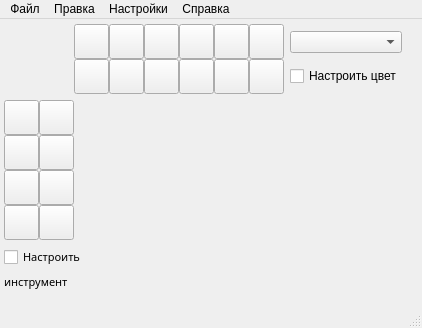
<?xml version="1.0" encoding="UTF-8"?>
<ui version="4.0">
 <class>MainWindow</class>
 <widget class="QMainWindow" name="MainWindow">
  <property name="geometry">
   <rect>
    <x>0</x>
    <y>0</y>
    <width>422</width>
    <height>328</height>
   </rect>
  </property>
  <property name="minimumSize">
   <size>
    <width>422</width>
    <height>328</height>
   </size>
  </property>
  <property name="windowTitle">
   <string>MainWindow</string>
  </property>
  <widget class="QWidget" name="centralwidget">
   <layout class="QFormLayout" name="formLayout_2">
    <property name="sizeConstraint">
     <enum>QLayout::SetDefaultConstraint</enum>
    </property>
    <property name="leftMargin">
     <number>4</number>
    </property>
    <property name="topMargin">
     <number>5</number>
    </property>
    <item row="1" column="0">
     <layout class="QHBoxLayout" name="horizontalLayout">
      <item>
       <spacer name="horizontalSpacer">
        <property name="orientation">
         <enum>Qt::Horizontal</enum>
        </property>
        <property name="sizeHint" stdset="0">
         <size>
          <width>70</width>
          <height>20</height>
         </size>
        </property>
       </spacer>
      </item>
      <item>
       <layout class="QGridLayout" name="gridLayout_2">
        <property name="sizeConstraint">
         <enum>QLayout::SetDefaultConstraint</enum>
        </property>
        <property name="spacing">
         <number>0</number>
        </property>
        <item row="1" column="3">
         <widget class="QPushButton" name="pushButton_19">
          <property name="minimumSize">
           <size>
            <width>35</width>
            <height>35</height>
           </size>
          </property>
          <property name="maximumSize">
           <size>
            <width>35</width>
            <height>35</height>
           </size>
          </property>
          <property name="text">
           <string/>
          </property>
          <attribute name="buttonGroup">
           <string notr="true">buttonGroup</string>
          </attribute>
         </widget>
        </item>
        <item row="0" column="4">
         <widget class="QPushButton" name="pushButton_18">
          <property name="minimumSize">
           <size>
            <width>35</width>
            <height>35</height>
           </size>
          </property>
          <property name="maximumSize">
           <size>
            <width>35</width>
            <height>35</height>
           </size>
          </property>
          <property name="text">
           <string/>
          </property>
          <attribute name="buttonGroup">
           <string notr="true">buttonGroup</string>
          </attribute>
         </widget>
        </item>
        <item row="0" column="5">
         <widget class="QPushButton" name="pushButton_16">
          <property name="minimumSize">
           <size>
            <width>35</width>
            <height>35</height>
           </size>
          </property>
          <property name="maximumSize">
           <size>
            <width>35</width>
            <height>35</height>
           </size>
          </property>
          <property name="text">
           <string/>
          </property>
          <attribute name="buttonGroup">
           <string notr="true">buttonGroup</string>
          </attribute>
         </widget>
        </item>
        <item row="1" column="5">
         <widget class="QPushButton" name="pushButton_15">
          <property name="minimumSize">
           <size>
            <width>35</width>
            <height>35</height>
           </size>
          </property>
          <property name="maximumSize">
           <size>
            <width>35</width>
            <height>35</height>
           </size>
          </property>
          <property name="text">
           <string/>
          </property>
          <attribute name="buttonGroup">
           <string notr="true">buttonGroup</string>
          </attribute>
         </widget>
        </item>
        <item row="0" column="3">
         <widget class="QPushButton" name="pushButton_20">
          <property name="minimumSize">
           <size>
            <width>35</width>
            <height>35</height>
           </size>
          </property>
          <property name="maximumSize">
           <size>
            <width>35</width>
            <height>35</height>
           </size>
          </property>
          <property name="text">
           <string/>
          </property>
          <attribute name="buttonGroup">
           <string notr="true">buttonGroup</string>
          </attribute>
         </widget>
        </item>
        <item row="1" column="4">
         <widget class="QPushButton" name="pushButton_17">
          <property name="minimumSize">
           <size>
            <width>35</width>
            <height>35</height>
           </size>
          </property>
          <property name="maximumSize">
           <size>
            <width>35</width>
            <height>35</height>
           </size>
          </property>
          <property name="text">
           <string/>
          </property>
          <attribute name="buttonGroup">
           <string notr="true">buttonGroup</string>
          </attribute>
         </widget>
        </item>
        <item row="1" column="0">
         <widget class="QPushButton" name="pushButton_11">
          <property name="minimumSize">
           <size>
            <width>35</width>
            <height>35</height>
           </size>
          </property>
          <property name="maximumSize">
           <size>
            <width>35</width>
            <height>35</height>
           </size>
          </property>
          <property name="text">
           <string/>
          </property>
          <property name="default">
           <bool>false</bool>
          </property>
          <attribute name="buttonGroup">
           <string notr="true">buttonGroup</string>
          </attribute>
         </widget>
        </item>
        <item row="1" column="1">
         <widget class="QPushButton" name="pushButton_12">
          <property name="minimumSize">
           <size>
            <width>35</width>
            <height>35</height>
           </size>
          </property>
          <property name="maximumSize">
           <size>
            <width>35</width>
            <height>35</height>
           </size>
          </property>
          <property name="text">
           <string/>
          </property>
          <attribute name="buttonGroup">
           <string notr="true">buttonGroup</string>
          </attribute>
         </widget>
        </item>
        <item row="0" column="1">
         <widget class="QPushButton" name="pushButton_10">
          <property name="minimumSize">
           <size>
            <width>35</width>
            <height>35</height>
           </size>
          </property>
          <property name="maximumSize">
           <size>
            <width>35</width>
            <height>35</height>
           </size>
          </property>
          <property name="text">
           <string/>
          </property>
          <attribute name="buttonGroup">
           <string notr="true">buttonGroup</string>
          </attribute>
         </widget>
        </item>
        <item row="0" column="0">
         <widget class="QPushButton" name="pushButton_9">
          <property name="minimumSize">
           <size>
            <width>35</width>
            <height>35</height>
           </size>
          </property>
          <property name="maximumSize">
           <size>
            <width>35</width>
            <height>35</height>
           </size>
          </property>
          <property name="text">
           <string/>
          </property>
          <attribute name="buttonGroup">
           <string notr="true">buttonGroup</string>
          </attribute>
         </widget>
        </item>
        <item row="0" column="2">
         <widget class="QPushButton" name="pushButton_13">
          <property name="minimumSize">
           <size>
            <width>35</width>
            <height>35</height>
           </size>
          </property>
          <property name="maximumSize">
           <size>
            <width>35</width>
            <height>35</height>
           </size>
          </property>
          <property name="text">
           <string/>
          </property>
          <attribute name="buttonGroup">
           <string notr="true">buttonGroup</string>
          </attribute>
         </widget>
        </item>
        <item row="1" column="2">
         <widget class="QPushButton" name="pushButton_14">
          <property name="minimumSize">
           <size>
            <width>35</width>
            <height>35</height>
           </size>
          </property>
          <property name="maximumSize">
           <size>
            <width>35</width>
            <height>35</height>
           </size>
          </property>
          <property name="text">
           <string/>
          </property>
          <attribute name="buttonGroup">
           <string notr="true">buttonGroup</string>
          </attribute>
         </widget>
        </item>
       </layout>
      </item>
      <item>
       <layout class="QVBoxLayout" name="verticalLayout_2">
        <item>
         <widget class="QComboBox" name="choose_pallete"/>
        </item>
        <item>
         <widget class="QCheckBox" name="choosing_color">
          <property name="text">
           <string>Настроить цвет</string>
          </property>
          <property name="checked">
           <bool>false</bool>
          </property>
         </widget>
        </item>
       </layout>
      </item>
     </layout>
    </item>
    <item row="2" column="0">
     <layout class="QGridLayout" name="gridLayout">
      <property name="topMargin">
       <number>0</number>
      </property>
      <property name="spacing">
       <number>0</number>
      </property>
      <item row="0" column="0">
       <widget class="QPushButton" name="brush_button">
        <property name="minimumSize">
         <size>
          <width>35</width>
          <height>35</height>
         </size>
        </property>
        <property name="maximumSize">
         <size>
          <width>35</width>
          <height>35</height>
         </size>
        </property>
        <property name="text">
         <string/>
        </property>
        <property name="tool" stdset="0">
         <string notr="true">brush</string>
        </property>
        <attribute name="buttonGroup">
         <string notr="true">buttonGroup_2</string>
        </attribute>
       </widget>
      </item>
      <item row="0" column="1">
       <widget class="QPushButton" name="eraser_button">
        <property name="minimumSize">
         <size>
          <width>35</width>
          <height>35</height>
         </size>
        </property>
        <property name="maximumSize">
         <size>
          <width>35</width>
          <height>35</height>
         </size>
        </property>
        <property name="text">
         <string/>
        </property>
        <property name="tool" stdset="0">
         <string notr="true">eraser</string>
        </property>
        <attribute name="buttonGroup">
         <string notr="true">buttonGroup_2</string>
        </attribute>
       </widget>
      </item>
      <item row="1" column="0">
       <widget class="QPushButton" name="bucket_button">
        <property name="minimumSize">
         <size>
          <width>35</width>
          <height>35</height>
         </size>
        </property>
        <property name="maximumSize">
         <size>
          <width>35</width>
          <height>35</height>
         </size>
        </property>
        <property name="text">
         <string/>
        </property>
        <property name="tool" stdset="0">
         <string notr="true">bucket</string>
        </property>
        <attribute name="buttonGroup">
         <string notr="true">buttonGroup_2</string>
        </attribute>
       </widget>
      </item>
      <item row="2" column="1">
       <widget class="QPushButton" name="circle_button">
        <property name="minimumSize">
         <size>
          <width>35</width>
          <height>35</height>
         </size>
        </property>
        <property name="maximumSize">
         <size>
          <width>35</width>
          <height>35</height>
         </size>
        </property>
        <property name="text">
         <string/>
        </property>
        <property name="tool" stdset="0">
         <string notr="true">circle</string>
        </property>
        <attribute name="buttonGroup">
         <string notr="true">buttonGroup_2</string>
        </attribute>
       </widget>
      </item>
      <item row="3" column="1">
       <widget class="QPushButton" name="rectangle_button">
        <property name="minimumSize">
         <size>
          <width>35</width>
          <height>35</height>
         </size>
        </property>
        <property name="maximumSize">
         <size>
          <width>35</width>
          <height>35</height>
         </size>
        </property>
        <property name="text">
         <string/>
        </property>
        <property name="tool" stdset="0">
         <string notr="true">rectangle</string>
        </property>
        <attribute name="buttonGroup">
         <string notr="true">buttonGroup_2</string>
        </attribute>
       </widget>
      </item>
      <item row="3" column="0">
       <widget class="QPushButton" name="triangle_button">
        <property name="minimumSize">
         <size>
          <width>35</width>
          <height>35</height>
         </size>
        </property>
        <property name="maximumSize">
         <size>
          <width>35</width>
          <height>35</height>
         </size>
        </property>
        <property name="text">
         <string/>
        </property>
        <property name="tool" stdset="0">
         <string notr="true">triangle</string>
        </property>
        <attribute name="buttonGroup">
         <string notr="true">buttonGroup_2</string>
        </attribute>
       </widget>
      </item>
      <item row="2" column="0">
       <widget class="QPushButton" name="pipette_button">
        <property name="minimumSize">
         <size>
          <width>35</width>
          <height>35</height>
         </size>
        </property>
        <property name="maximumSize">
         <size>
          <width>35</width>
          <height>35</height>
         </size>
        </property>
        <property name="text">
         <string/>
        </property>
        <property name="tool" stdset="0">
         <string notr="true">pipette</string>
        </property>
        <attribute name="buttonGroup">
         <string notr="true">buttonGroup_2</string>
        </attribute>
       </widget>
      </item>
      <item row="1" column="1">
       <widget class="QPushButton" name="line_button">
        <property name="minimumSize">
         <size>
          <width>35</width>
          <height>35</height>
         </size>
        </property>
        <property name="maximumSize">
         <size>
          <width>35</width>
          <height>35</height>
         </size>
        </property>
        <property name="text">
         <string/>
        </property>
        <property name="tool" stdset="0">
         <string notr="true">line</string>
        </property>
        <attribute name="buttonGroup">
         <string notr="true">buttonGroup_2</string>
        </attribute>
       </widget>
      </item>
     </layout>
    </item>
    <item row="3" column="0">
     <widget class="QCheckBox" name="set_instrument_box">
      <property name="font">
       <font>
        <family>PT Astra Sans</family>
        <pointsize>8</pointsize>
       </font>
      </property>
      <property name="text">
       <string>Настроить</string>
      </property>
     </widget>
    </item>
    <item row="4" column="0">
     <widget class="QLabel" name="label">
      <property name="font">
       <font>
        <family>PT Sans</family>
        <pointsize>8</pointsize>
       </font>
      </property>
      <property name="text">
       <string>инструмент</string>
      </property>
     </widget>
    </item>
   </layout>
  </widget>
  <widget class="QMenuBar" name="menubar">
   <property name="geometry">
    <rect>
     <x>0</x>
     <y>0</y>
     <width>422</width>
     <height>21</height>
    </rect>
   </property>
   <widget class="QMenu" name="menu">
    <property name="title">
     <string>Файл</string>
    </property>
    <addaction name="new_act"/>
    <addaction name="open_file_act"/>
    <addaction name="save_uti_act"/>
    <addaction name="save_png_act"/>
    <addaction name="exit_act"/>
   </widget>
   <widget class="QMenu" name="menu_2">
    <property name="title">
     <string>Правка</string>
    </property>
    <addaction name="back_act"/>
    <addaction name="straight_act"/>
   </widget>
   <widget class="QMenu" name="menu_3">
    <property name="title">
     <string>Настройки</string>
    </property>
    <addaction name="num_images_act"/>
    <addaction name="theme_act"/>
    <addaction name="saving_data_act"/>
   </widget>
   <widget class="QMenu" name="help_action_menu">
    <property name="title">
     <string>Справка</string>
    </property>
    <addaction name="help_action"/>
   </widget>
   <addaction name="menu"/>
   <addaction name="menu_2"/>
   <addaction name="menu_3"/>
   <addaction name="help_action_menu"/>
  </widget>
  <widget class="QStatusBar" name="statusbar"/>
  <action name="open_file_act">
   <property name="text">
    <string>Открыть</string>
   </property>
  </action>
  <action name="save_uti_act">
   <property name="text">
    <string>Экспортировать в UTI</string>
   </property>
  </action>
  <action name="save_png_act">
   <property name="text">
    <string>Экспортировать в PNG</string>
   </property>
  </action>
  <action name="exit_act">
   <property name="text">
    <string>Выход</string>
   </property>
  </action>
  <action name="new_act">
   <property name="text">
    <string>Новый</string>
   </property>
  </action>
  <action name="back_act">
   <property name="text">
    <string>Отменить</string>
   </property>
  </action>
  <action name="straight_act">
   <property name="text">
    <string>Вернуть</string>
   </property>
  </action>
  <action name="theme_act">
   <property name="text">
    <string>Тема</string>
   </property>
  </action>
  <action name="num_images_act">
   <property name="text">
    <string>Размер стека</string>
   </property>
  </action>
  <action name="saving_data_act">
   <property name="text">
    <string>Сохранение параметров</string>
   </property>
  </action>
  <action name="help_action">
   <property name="text">
    <string>Помощь</string>
   </property>
  </action>
 </widget>
 <resources/>
 <connections/>
 <buttongroups>
  <buttongroup name="buttonGroup"/>
  <buttongroup name="buttonGroup_2"/>
 </buttongroups>
</ui>
